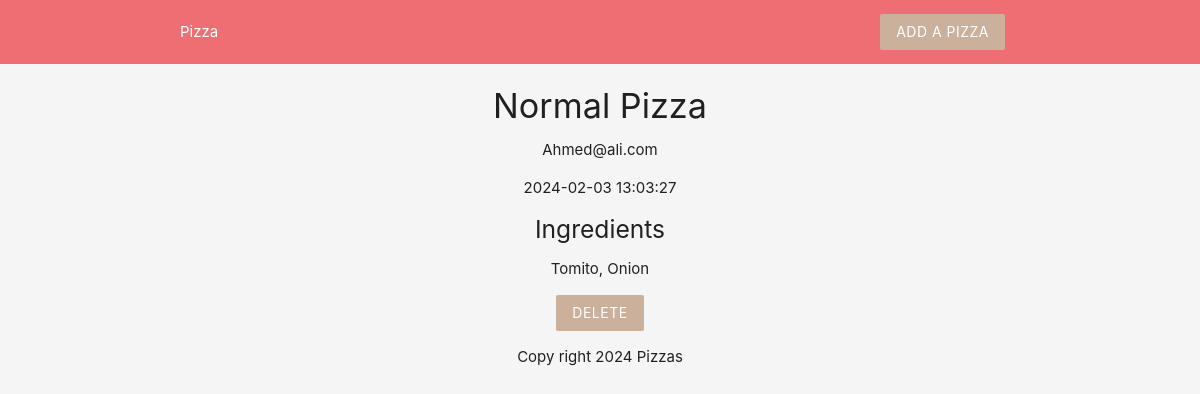
Page /details.php?id=6 on the committed database.
### tables this page shows
CREATE TABLE `PizzaInfo` (
  `id` int(11) NOT NULL,
  `title` varchar(50) NOT NULL,
  `ingredients` varchar(100) NOT NULL,
  `email` varchar(100) NOT NULL,
  `created_at` timestamp NOT NULL DEFAULT current_timestamp()
);

### details.php (the view, shortened to what this page needs)
<!DOCTYPE html>
<html lang="en">
<?php
include 'config/dbConnection.php';
if (isset($_GET['id'])) {
    $id = $_GET['id'];
    $sql = "SELECT * FROM PizzaInfo WHERE id = ?";
    if ($stmt = mysqli_prepare($conn, $sql)) {
        mysqli_stmt_bind_param($stmt, "i", $id);
        if (mysqli_stmt_execute($stmt)) {
            $result = mysqli_stmt_get_result($stmt);
            $pizza = mysqli_fetch_assoc($result);
        } else {
            echo "Error: " . mysqli_error($conn);
        }
    } else {
        echo "Error: " . mysqli_error($conn);
    }
}
?>
    <?php include 'templates/header.php';?>
    <div class="container center">
        <?php if($pizza):?>
        <h4><?php echo htmlspecialchars($pizza['title']);?></h4>
        <p><?php echo htmlspecialchars($pizza['email']);?></p>
        <p><?php echo htmlspecialchars($pizza['created_at']);?></p>
        <h5>Ingredients</h5>
        <p><?php echo htmlspecialchars($pizza['ingredients']);?></p>
    <?php else:?>
        <h5>No such Pizza Exists!</h5>
        <?php endif;?>
    </div>
    <form action="details.php" method="POST">
        <center><input type="submit" name="delete" value="Delete" class="btn brand z-depth-0"></center>
    </form>
    <?php include 'templates/footer.php'?>
</html>

### templates/header.php (style rules this page uses)
.brand { background: #cbb09c !important; }

### rows in the picture
pizzainfo: title "Normal Pizza", email "Ahmed@ali.com", created_at "2024-02-03 13:03:27", ingredients "Tomito, Onion"
